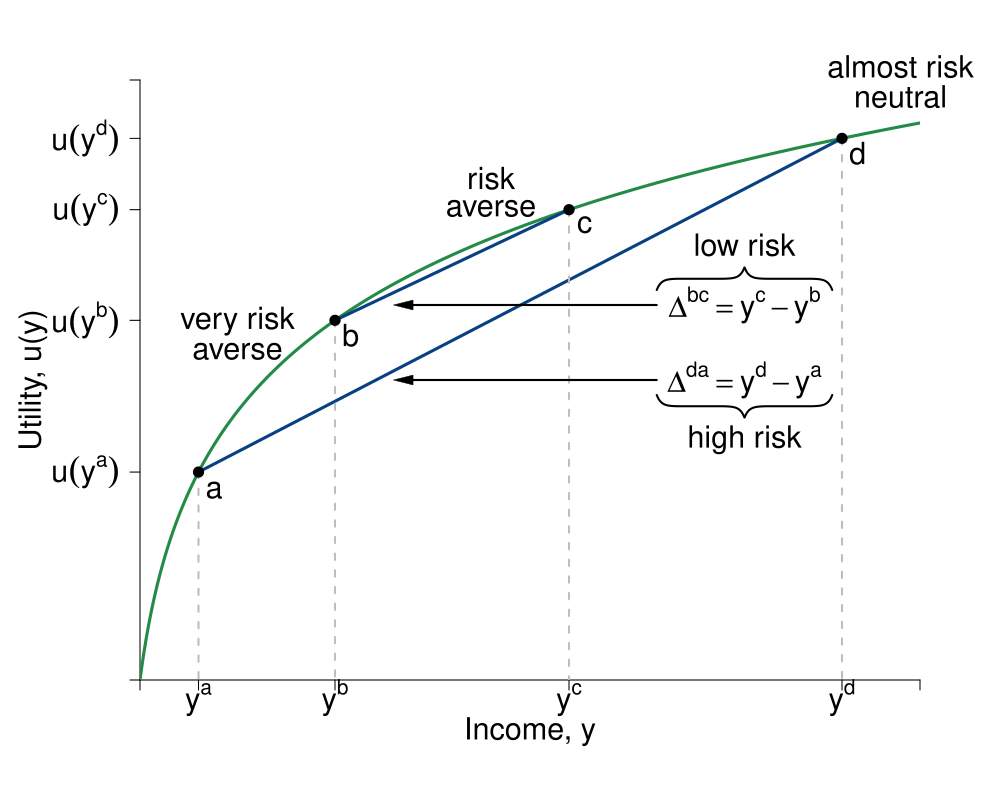

Here is the R script that generated this plot:
#Graph Designer(s): Simon Halliday & Riley Boeth '17
#Authors: Bowles, Foley and Halliday
#Title: Coordination, Conflict and Competition: A Text in Microeconomics

library(shape)
library(pBrackets)
pdf(file = "risk/risk_averse_labeled.pdf", width = 10, height = 8)

#Set parameters for graphics
axislabelsize <- 1.8
labelsize <- 1.8
graphlinewidth <- 3
segmentlinewidth <- 2

COL <- c("#7fc97f", "#beaed4", "#fdc086", "#ffff99", "#386cb0", "#f0027f", "#bf5b17", "#666666")
COLA <- c("#e0f3db", "#99d8c9","#66c2a4","#41ae76", "#238b45", "#005824")
COLB <- c("#4eb3d3", "#2b8cbe", "#0868ac","#084081")

#Edited the margins to cater for the larger LHS labels
par(mar =  c(6, 7, 4, 4))

#Concave utility of wealth function

ConcaveU <- function(x){
  log(x+1)
}

#Add limits on axes and levels of utility for each indifference curve
ylims <- c(0, 4)
xlims <- c(0, 40)

npts <- 501 
x <- seq(xlims[1], xlims[2], length.out = npts)
y <- seq(ylims[1], ylims[2], length.out = npts) 

plot(0, 0, xlim = xlims, ylim = ylims, type = "n",
     xlab = expression(paste("")),
     ylab = expression(paste("")), 
     xaxt = "n", 
     yaxt = "n", 
     cex.lab = axislabelsize, 
     bty = "n", 
     xaxs="i", 
     yaxs="i"
)

#x and y limits with plain axes without ticks/numbers to match previous graph

ticksy <- c(0, ConcaveU(3), ConcaveU(10), ConcaveU(22), ConcaveU(36), ylims[2])
ylabels <- c(NA, expression(paste(u(y^{a}) )), expression(paste(u(y^b))), expression(paste(u(y^c))), expression(paste(u(y^d))), NA)
ticksx <- c(0, 3, 10, 22, 36, xlims[2])
xlabels <- c(NA, expression(paste(y^{a})), expression(paste(y^b)), expression(paste(y^c)), expression(paste(y^d)), NA)


axis(1, at = ticksx,  pos = 0, labels = xlabels, cex.axis = axislabelsize)
axis(2, at = ticksy,  pos = 0, labels = ylabels, las = 1, cex.axis = axislabelsize)

npts <- 500 
xx1 <- seq(xlims[1], xlims[2], length.out = npts)
xx2 <- seq(0, xlims[2], length.out = npts)
xx3 <- seq(xlims[1], 0, length.out = npts)
xx4 <- seq(-11, 0, length.out = npts)

#Axis labels and draw linear utility function
mtext(expression(paste("Income, y")), side = 1, line = 3, cex = axislabelsize)
text(-6, 0.5*ylims[2], expression(paste("Utility, u(y)")), xpd = TRUE, cex = axislabelsize, srt = 90) 

lines(xx1, ConcaveU(xx1), col = COLA[5], lwd = graphlinewidth)

#Add line from pt a to pt c
#segments(2, ConcaveU(2), 36, ConcaveU(36), lty = 1, col = COLB[4] , lwd = graphlinewidth)

#Points B to C
segments(10, ConcaveU(10), 22, ConcaveU(22), lty = 1, col = COLB[4], lwd = graphlinewidth)

#Point a to d
segments(3, ConcaveU(3), 36, ConcaveU(36), lty = 1, col = COLB[4], lwd = graphlinewidth)

#Label 4 points on line
#Point a
text(3.8, ConcaveU(3)-.12, expression(paste(a)), cex = labelsize)
segments(3, ConcaveU(3), 3, 0, lty = 2, col = "grey", lwd = segmentlinewidth)
points(3, ConcaveU(3), pch = 16, col = "black", cex = 1.5)

#Point c
text(22.8, ConcaveU(22)-.1, expression(paste(c)), cex = labelsize)
segments(22, ConcaveU(22), 22, 0, lty = 2, col = "grey", lwd = segmentlinewidth)
points(22, ConcaveU(22), pch = 16, col = "black", cex = 1.5)

#Point b
text(10.8, ConcaveU(10)-.1, expression(paste(b)), cex = labelsize)
segments(10, ConcaveU(10), 10, 0, lty = 2, col = "grey", lwd = segmentlinewidth)
points(10, ConcaveU(10), pch = 16, col = "black", cex = 1.5)

#Point d 
text(36.8, ConcaveU(36)-.1, expression(paste(d)), cex = labelsize)
segments(36, ConcaveU(36), 36, 0, lty = 2, col = "grey", lwd = segmentlinewidth)
points(36, ConcaveU(36), pch = 16, col = "black", cex = 1.5)

#Label y-sub,x-sub,etc. on axes

#SH: removed these because I could add them to x-axis; y-axis labels cannot be added as usual
#text(36, -.9, expression(paste(y + Delta*y[1])), xpd = TRUE, cex = labelsize)
#text(13, -.9, expression(paste(y[ce])),  xpd = TRUE,  cex = labelsize)
#text(2, -.9, expression(paste(y - Delta*y[2])),  xpd = TRUE,  cex = labelsize)
#text(23.18, -.9, expression(paste(y)),  xpd = TRUE,  cex = labelsize)

#Very risk averse
text(5, ConcaveU(5)+0.6, expression(paste("very risk")),  xpd = TRUE,  cex = labelsize)
text(5, ConcaveU(5)+0.4, expression(paste("averse")),  xpd = TRUE,  cex = labelsize)
#Risk averse
text(18, ConcaveU(18)+0.4, expression(paste("risk")),  xpd = TRUE,  cex = labelsize)
text(18, ConcaveU(18)+0.2, expression(paste("averse")),  xpd = TRUE,  cex = labelsize)
#Risk neutral
text(39, ConcaveU(39)+0.4, expression(paste("almost risk")),  xpd = TRUE,  cex = labelsize)
text(39, ConcaveU(39)+0.2, expression(paste("neutral")),  xpd = TRUE,  cex = labelsize)

Arrows(26.5, 2.5, 13.5, 2.5, col = "black", lty = 1, lwd = 2, code = 2, arr.type = "triangle", arr.lwd = 0.5)
text(31, 2.5, expression(paste(Delta^{bc} == y^c - y^b)),  xpd = TRUE,  cex = labelsize)
brackets(x1 = 26.5, y1 = 2.6, x2 = 35.5, y2 = 2.6,  
         ticks = 0.5, curvature = 0.5, type = 1, h = 0.15,  
         col = "black", lwd = 2, lty = 1, xpd = TRUE)
text(31, 2.9, expression(paste("low risk")),  xpd = TRUE,  cex = labelsize)


Arrows(26.5, 2, 13.5, 2, col = "black", lty = 1, lwd = 2, code = 2, arr.type = "triangle", arr.lwd = 0.5)
text(31, 2, expression(paste(Delta^{da} == y^d - y^a)),  xpd = TRUE,  cex = labelsize)
brackets(x1 = 35.5, y1 = 1.9, x2 = 26.5, y2 = 1.9,  
         ticks = 0.5, curvature = 0.5, type = 1, h = 0.15,
         col = "black", lwd = 2, lty = 1, xpd = TRUE)
text(31, 1.6, expression(paste("high risk")),  xpd = TRUE,  cex = labelsize)

dev.off()
